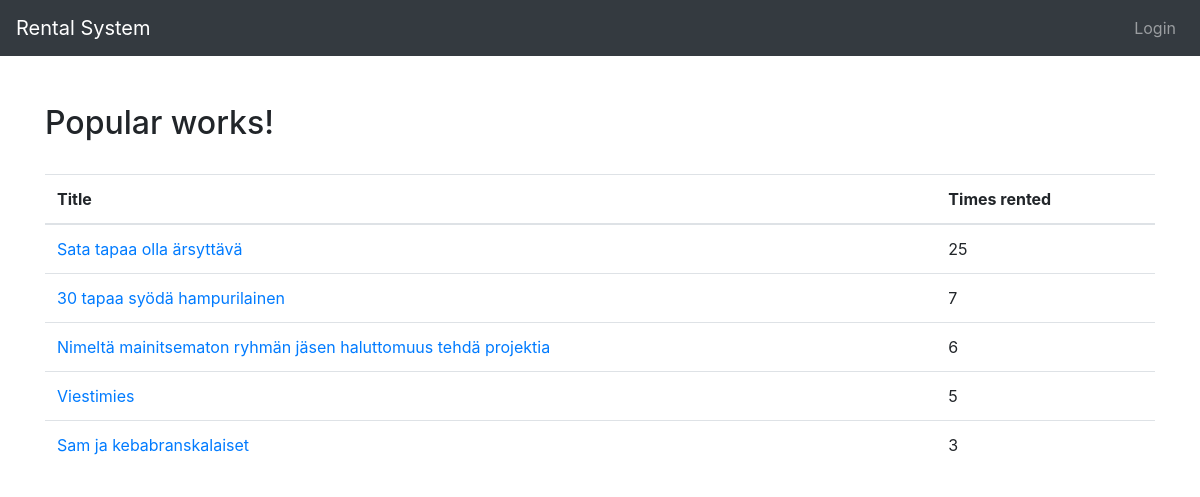
The page /popular/ on the database as committed earlier.
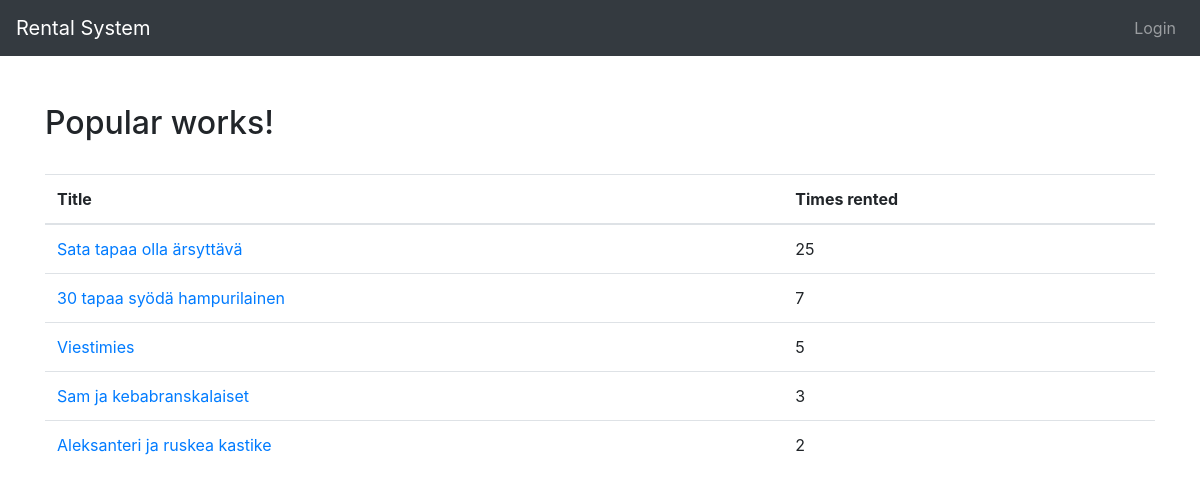
The same page on the database as committed later.
### rental_system/models.py (models this page shows, shortened)
class Work(models.Model):
    creators = models.ManyToManyField(Creator)
    type = models.ForeignKey(Type, on_delete=models.CASCADE)
    genres = models.ManyToManyField(Genre)
    publishers = models.ManyToManyField(Publisher, null=True, blank=True)
    title = models.CharField(max_length=200)
    desc = models.TextField(max_length=500)
    trailer = models.URLField(blank=True)
    pub_date = models.IntegerField(
        default=2020,
        validators=[
            MaxValueValidator(datetime.date.today().year),
            MinValueValidator(1800)
        ]
    )

### rental_system/views.py (the view)
# urls.py: path('popular/', views.popular, name='popular'),
def popular(request):
    rented = list(RentedWork.objects.values('rented_work__title').annotate(count=Count('id')).values('count', 'rented_work__title', 'rented_work__id').order_by('-count').filter(count__gt=1)[:5])
    return render(request, 'rental_system/popular.html', {'data': rented})

### rental_system/templates/rental_system/popular.html (shortened to what this page needs)
{% extends 'base.html' %}
{% block content %}
{% load static %}
<div class="container">
    <br>
    <h2>Popular works!</h2>
    <div class="table-responsive-lg">
        <table class="table">
            <thead>
                <tr>
                    <th>Title</th>
                    <th>Times rented</th>
                </tr>
            </thead>
            <tbody>
                {% if data %}
                {% for item in data %}
                <tr>
                    <td><a href="{% url 'work' item.rented_work__id %}">{{ item.rented_work__title }}</a></td>
                    <td>{{ item.count }}</td>
                </tr>
                {% endfor %}
                {% endif %}
            </tbody>
        </table>
    </div>
</div>
{% endblock %}

Rows that differ between the two databases and show on the page:
removed Work: rented_work__title "Nimeltä mainitsematon ryhmän jäsen haluttomuus tehdä projektia", count "6"
now on this page (row edited): Work: rented_work__title "Aleksanteri ja ruskea kastike", count "2"
